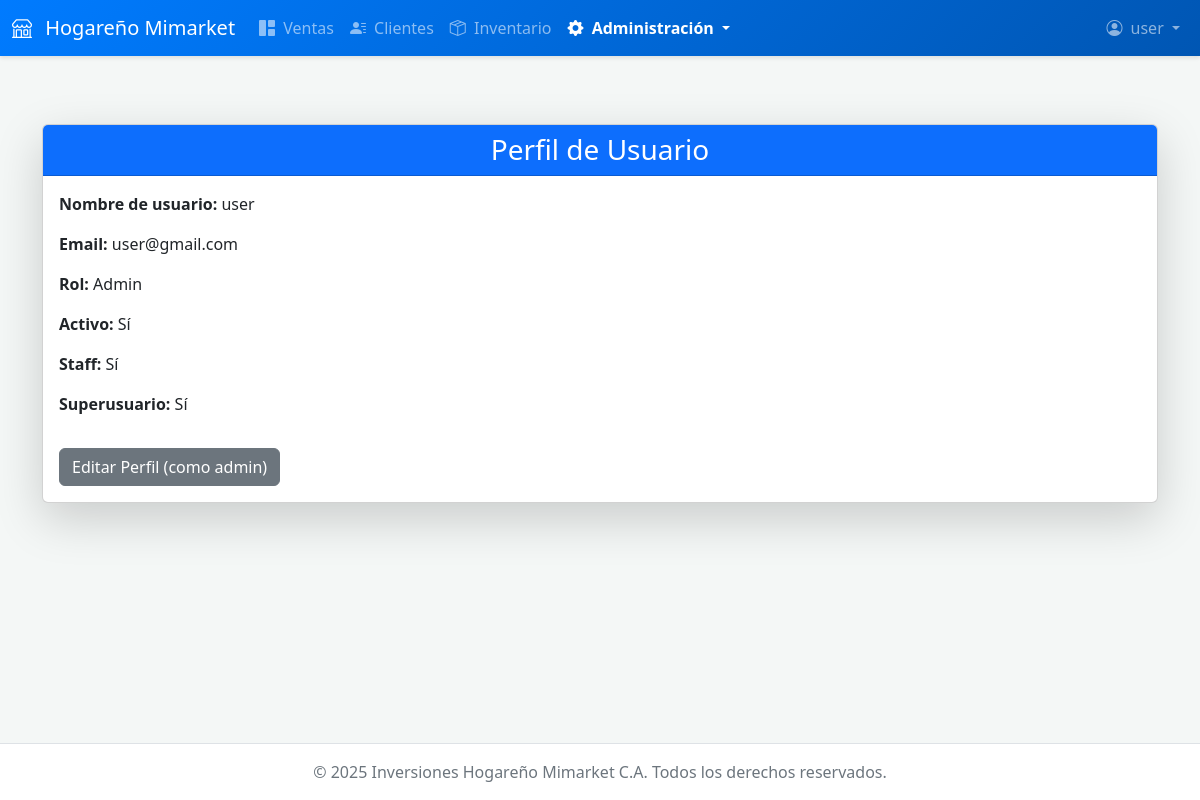
The app's page /usuarios/perfil/ (signed in) with its own data.
### usuarios/models.py (models this page shows, shortened)
class Usuario(AbstractUser):
    rol = models.ForeignKey(Rol, on_delete=models.SET_NULL, null=True, blank=True)

class Rol(models.Model):
    nombre = models.CharField(max_length=50)

### usuarios/views.py (the view)
# urls.py: path('perfil/', profile_view, name='profile'), # Nueva URL para el perfil
@login_required # Asegura que el usuario esté logeado para acceder a esta vista
def profile_view(request):
    return render(request, 'usuarios/profile.html', {'user': request.user})

### usuarios/templates/usuarios/profile.html (shortened to what this page needs)
{% extends 'base.html' %}
{% block content %}
<div class="container mt-5">
    <div class="card shadow-lg">
        <div class="card-header bg-primary text-white text-center">
            <h3 class="mb-0">Perfil de Usuario</h3>
        </div>
        <div class="card-body">
            <p><strong>Nombre de usuario:</strong> {{ user.username }}</p>
            <p><strong>Email:</strong> {{ user.email }}</p>
            <p><strong>Rol:</strong> {% if user.rol %}{{ user.rol.nombre }}{% else %}No asignado{% endif %}</p>
            <p><strong>Activo:</strong> {% if user.is_active %}Sí{% else %}No{% endif %}</p>
            <p><strong>Staff:</strong> {% if user.is_staff %}Sí{% else %}No{% endif %}</p>
            <p><strong>Superusuario:</strong> {% if user.is_superuser %}Sí{% else %}No{% endif %}</p>
            <a href="{% url 'usuario_update' user.pk %}" class="btn btn-secondary mt-3">Editar Perfil (como admin)</a>
        </div>
    </div>
</div>
{% endblock %}

### templates/base.html (shortened to what this page needs)
<!DOCTYPE html>
<html lang="es">
<head>
    <link href="https://cdn.jsdelivr.net/npm/bootstrap@5.3.3/dist/css/bootstrap.min.css" rel="stylesheet">
    <link rel="stylesheet" href="https://cdn.jsdelivr.net/npm/bootstrap-icons@1.11.3/font/bootstrap-icons.min.css">
    <link href="https://cdn.jsdelivr.net/npm/select2@4.1.0-rc.0/dist/css/select2.min.css" rel="stylesheet" />
</head>
<body>
    <header>
        <nav class="navbar navbar-expand-lg navbar-dark">
            <div class="container-fluid">
                <a class="navbar-brand" href="{% url 'ventas:ventas_dashboard' %}">
                    <i class="bi bi-shop me-2"></i> Hogareño Mimarket
                </a>
                <div class="collapse navbar-collapse" id="navbarNav">
                    <ul class="navbar-nav me-auto mb-2 mb-lg-0">
                        <li class="nav-item">
                            <a class="nav-link {% if request.resolver_match.view_name == 'ventas:ventas_dashboard' %}active{% endif %}" href="{% url 'ventas:ventas_dashboard' %}">
                                <i class="bi bi-grid-1x2-fill me-1"></i> Ventas
                            </a>
                        </li>
                        <li class="nav-item">
                            <a class="nav-link {% if 'clientes' in request.path %}active{% endif %}" href="{% url 'ventas:cliente_list' %}">
                                <i class="bi bi-person-lines-fill me-1"></i> Clientes
                            </a>
                        </li>
                        <li class="nav-item">
                            <a class="nav-link {% if 'producto' in request.path %}active{% endif %}" href="{% url 'producto_list' %}">
                                <i class="bi bi-box-seam me-1"></i> Inventario
                            </a>
                        </li>
                        <li class="nav-item dropdown">
                             <a class="nav-link dropdown-toggle {% if 'usuario' in request.path or 'tasa' in request.path %}active{% endif %}" href="#" id="adminDropdown" role="button" data-bs-toggle="dropdown" aria-expanded="false">
                                <i class="bi bi-gear-fill me-1"></i> Administración
                            </a>
                        </li>
                    </ul>
                    <ul class="navbar-nav ms-auto">
                        {% if user.is_authenticated %}
                        <li class="nav-item dropdown">
                            <a class="nav-link dropdown-toggle" href="#" id="navbarDropdown" role="button" data-bs-toggle="dropdown" aria-expanded="false">
                                <i class="bi bi-person-circle me-1"></i> {{ user.username }}
                            </a>
                        </li>
                        {% else %}
                        <li class="nav-item">
                            <a class="nav-link" href="{% url 'login' %}">
                                <i class="bi bi-box-arrow-in-right me-1"></i> Iniciar Sesión
                            </a>
                        </li>
                        {% endif %}
                    </ul>
                </div>
            </div>
        </nav>
    </header>
    <main class="container-fluid">
        {% block content %}{% endblock %}
    </main>
    <footer class="footer mt-auto py-3 bg-white">
        <div class="container text-center">
            <span>&copy; {% now "Y" %} Inversiones Hogareño Mimarket C.A. Todos los derechos reservados.</span>
        </div>
    </footer>
</body>
</html>

### templates/base.html (style rules this page uses)
body { display: flex; flex-direction: column; min-height: 100vh; background-color: #f4f7f6; }
.navbar { box-shadow: 0 2px 4px rgba(0,0,0,.1); background: linear-gradient(135deg, #007bff, #0056b3) !important; }
main { flex: 1; padding-top: 20px; padding-bottom: 20px; }
.footer { background-color: #ffffff; padding: 20px 0; border-top: 1px solid #dee2e6; color: #6c757d; }
.nav-link.active { font-weight: 600; color: #ffffff !important; }

### records on screen
Usuario: username "user", email "user@gmail.com", rol.nombre "Admin"
